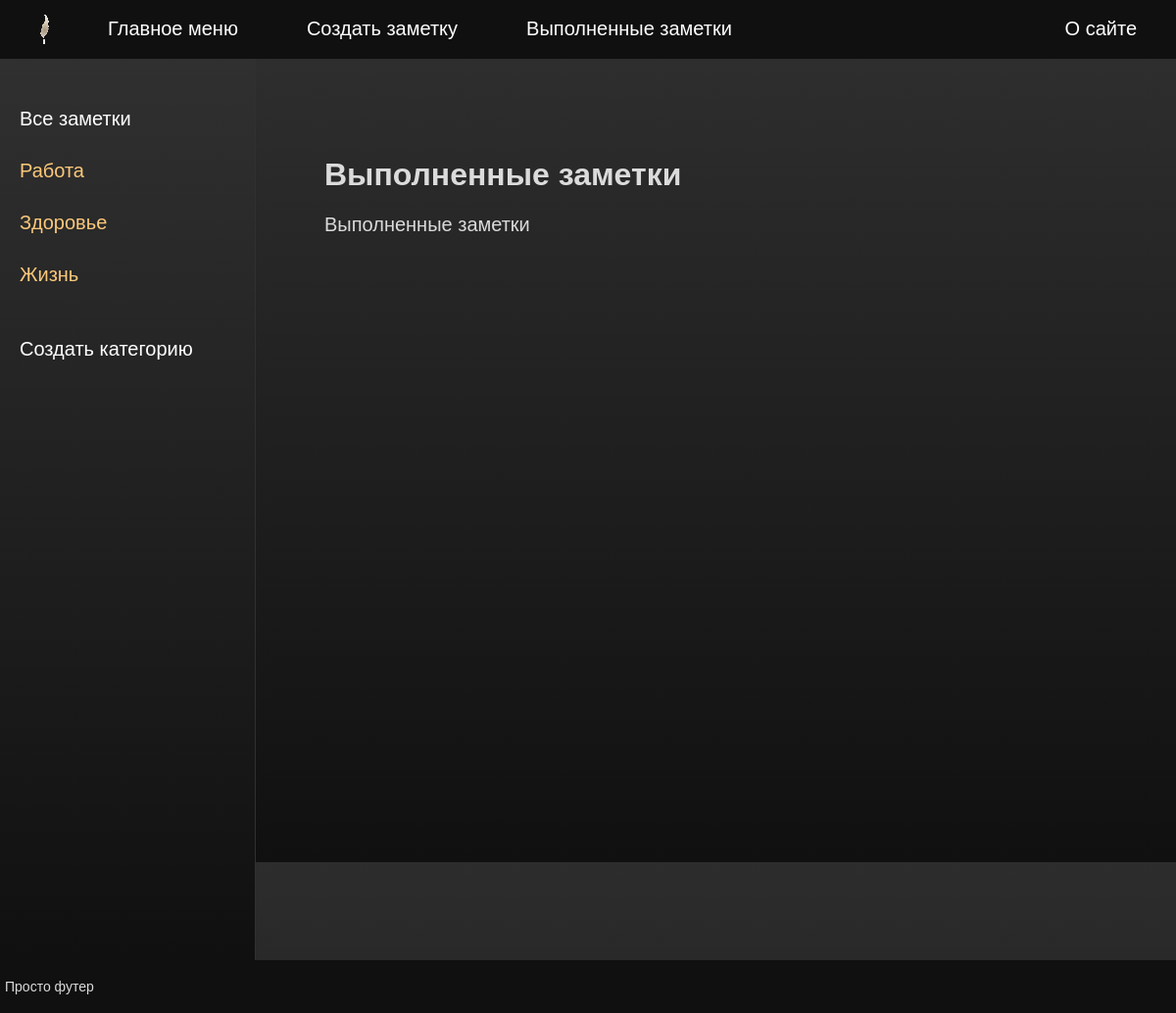
The app's page /completed/ with its own data.
### mainpage/models.py (models this page shows)
class Category(models.Model):
    id = models.AutoField(primary_key=True)
    title = models.CharField(max_length=100)
    description = models.TextField()
    created = models.DateTimeField(auto_now_add=True)

### mainpage/views.py (the view)
# urls.py: path('completed/', completed),
def completed(request):
    return render(request, 'mainpage/completed.html', {'title': 'Выполненные заметки', 'categories': all_categories})

### mainpage/templates/mainpage/completed.html
{% extends "mainpage/base.html" %}
{% block content %}
    <h1>{{title}}</h1>
    <p>Выполненные заметки</p>
{% endblock %}

### mainpage/templates/mainpage/base.html (shortened to what this page needs)
{% load static %}
<!DOCTYPE html>
<html lang="en">
<head>
	<link type="text/css" href="{% static 'mainpage/css/styles.css' %}" rel="stylesheet" />
</head>
<body>
<table class="table-page" border=0 cellpadding="0" cellspacing="0">
<tr><td valign=top>
{% block mainmenu %}
	<div class="header">
		<ul id="mainmenu" class="mainmenu">
		<li class="logo"><a href="http://127.0.0.1:8000"><div class="logo"></div></a></li>
		<li><a href="http://127.0.0.1:8000">Главное меню</a></li>
		<li><a href="http://127.0.0.1:8000/create/">Создать заметку</a></li>
		<li><a href="http://127.0.0.1:8000/completed/">Выполненные заметки</a></li>
		<li class="last"><a href="http://127.0.0.1:8000/about/">О сайте</a></li>
		</ul>
	</div>
{% endblock mainmenu %}
<table class="table-content" border=0 cellpadding="0" cellspacing="0">
<tr>
<td valign="top" class="left-chapters">
    <ul id="leftchapters">
        <li class="selected"><a href="http://127.0.0.1:8000"><p style="color: #fff;">Все заметки</li>
        {% for category in categories %}
            <li><a href="{% url 'category' category_title=category.title %}">{{ category.title }}</a></li>
        {% endfor %}
		<br><li id="create-category-link" class="selected"><a href="#" class="white-text">Создать категорию</a></li></br>
    </ul>
</td>
<td valign="top" class="content">
	<div class="content-text">
{% block content %}
{% endblock %}
	</div>
</td></tr></table>
</td></tr>
<tr><td valign=top>
	<div id="footer">
		<p>Просто футер</p>
	</div>
</td></tr></table>
</body>
</html>

### mainpage/static/mainpage/css/styles.css (style rules this page uses)
html, body { font-family: 'Arial'; margin: 0; padding: 0; height: 110%; width: 100%; color: #dbdbdb; background: linear-gradient(to bottom, #303030, #101010); }
a { color: #fcc87a; text-decoration: none; }
.table-page { width: 100%; height: 100%; vertical-align: top; }
.table-page tr { height: 100%; }
.header { background: #101010; height: 60px; }
.logo { background: url('../images/logo.png') no-repeat 10px -5px; width: 80px; height: 60px; }
ul.mainmenu { list-style: none; margin: 0; padding: 0; height: 60px; color: #fcc87a; font-size: 20px; overflow: visible; }
ul.mainmenu li { float: left; margin: 18px 40px 0 30px; }
ul.mainmenu li.logo { margin: 0; }
ul.mainmenu li.last { float: right; }
ul.mainmenu li a { color: #ffffff; text-decoration: none; }
.left-chapters { color: #ccc; margin: 0; background: linear-gradient(to bottom, #303030, #101010); border-right: 1px solid #303030; min-height: 100%; }
.left-chapters ul { color: #ccc; width: 230px; min-height: 100%; margin: 0; padding: 20px 10px 10px 20px; list-style: none; font-size: 20px; }
.left-chapters ul li { margin: 30px 0 0 0; color: #ccc; }
.content { padding: 40px 20px 20px 40px; width: 100%; box-sizing: border-box; }
.content-text { margin: 60px 0 0 30px; color: #dbdbdb; font-size: 20px; min-height: 100vh; font-family: #303030; }
.content-text h1 { font-size: 32px; }
#footer { box-sizing: border-box; background: #101010; padding: 5px; color: #dbdbdb; font-size: 14px; font-family: Verdana, Geneva, Arial, Helvetica; text-align: left; overflow: hidden; }
.white-text { color: #fff; }

### records on screen
Category: title "Работа"
Category: title "Здоровье"
Category: title "Жизнь"

### other values on screen
{{ title }} "Выполненные заметки"
